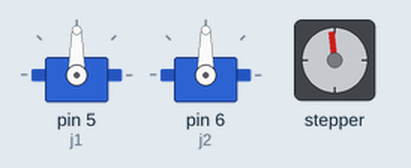
This sketch was run on a simulated Arduino Uno, built with avr-gcc and run on an emulated ATmega328P. Shown: 2 × servo, stepper motor. EEPROM starts erased; stepper angles assume 200 steps per turn.

Above: at 0.1 s.
At 0.7 s:
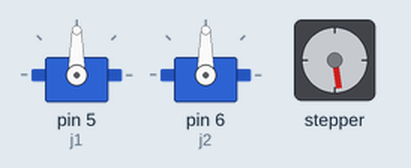
At 1.6 s:
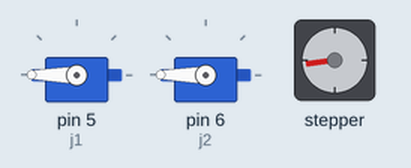
At 3.6 s:
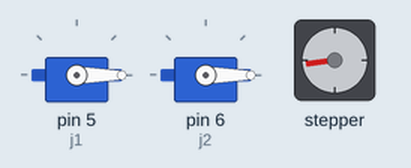
Timing chart, 0 to 5.1 s (numbered marks = the images above):
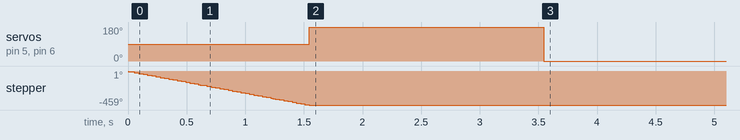

The sketch:

step_test.ino
```cpp
/*
Enable A,in1 = 8,in2 = 9,in3 = 10 ,in4 = 11,Enable B

*/

#include<Stepper.h>
#include <EEPROM.h>
#include<Servo.h>
Servo j1;
Servo j2;

Stepper myStepper(200,8,9,10,11);
int x = 0; // This is from Zeroing.ino
int current_position;


void setup()
{
  setupServo();
  Serial.begin(9600);
  setupStepper();
  //task(); stepper test
  //testServo();
  movej1(3.14);
  movej2(3.14);
  delay(2000);
  movej1(-3.14);
  movej2(-3.14);
  delay(2000);


}

void loop()
{


}
```

Servo.ino
```cpp
void setupServo()
{
  j1.attach(5);
  j2.attach(6);
  j1.write(90);
  j2.write(90);
  //delay(3000);
}

void movej1(float rad)
{
  int deg=radToDeg(rad);
  //ji min and and j1 max because radan is limit -1.57 to +1.57
  if(deg<0 || deg>180) errorRobot();
  else(j1.write(deg));
}

void movej2(float rad)
{
  int deg=radToDeg(rad);
  if(deg<0 || deg>180) errorRobot();
  else(j2.write(deg));
}
```

eeprom.ino
```cpp
void eepWrite(int value) {
  EEPROM.write(x,value);
}
void eepRead(){
  current_position = EEPROM.read(x);
}
```

kinematic.ino
```cpp
// float radian_command;
```

math.ino
```cpp
//int radToStep(float rad)
//{
// int steps=int(rad*(200/6.2830));
// return steps;
//}

int radToStep(float rad)
{
  int newrad=int(rad*100);
  int steps=map(newrad,-314,314,-100,100);
//  Serial.print(rad);
//  Serial.print("=");
//  Serial.print(newrad);
//  Serial.print("=");
//  Serial.println(steps);
  return steps;

}

int radToDeg(float srad)
{
  int newsrad=int(srad*100);
  int deg=map(newsrad,-314,314,0,180);
//  Serial.print(srad);
//  Serial.print("=");
//  Serial.print(newsrad);
//  Serial.print("=");
//  Serial.println(deg);
  return deg;

}
```

stepper.ino
```cpp
 void setupStepper(){//
  eepRead();
  myStepper.setSpeed(50);
  myStepper.step(-1*current_position);
  eepWrite(0);

 }
void moveStepper(double radian_command)
{
  int step_command = radToStep(radian_command);


  // Recheck current position and set Zero
  eepRead();// get current pose
  myStepper.step(-1*current_position);
  /* eepWrite(0); */

  // Move
  if(step_command>90 || step_command<-90) errorRobot();
  else
  {
    myStepper.step(step_command);
    eepWrite(step_command);
  }
}

//void moveStepper(int step_command)
//{
//
//  // Recheck current position and set Zero
//  eepRead();// get current pose
//  myStepper.step(-1*current_position);
//  // eepWrite(0);
//
//  // Move
//  if(step_command>90 || step_command<-90) errorRobot();
//  else
//  {
//    myStepper.step(step_command);
//    eepWrite(step_command);
//  }
//}

//--------------------------------------------------------------//

 void task()
 {
  moveStepper(1.3);
  delay(1000);
  moveStepper(-1.3);
  delay(1000);

 }

 void errorRobot()
 {
  for(int i=0;i<=5;i++)

  {
   moveStepper(10);
   delay(200);
   moveStepper(-10);
   delay(200);
  }
 }
```

test.ino
```cpp

```
